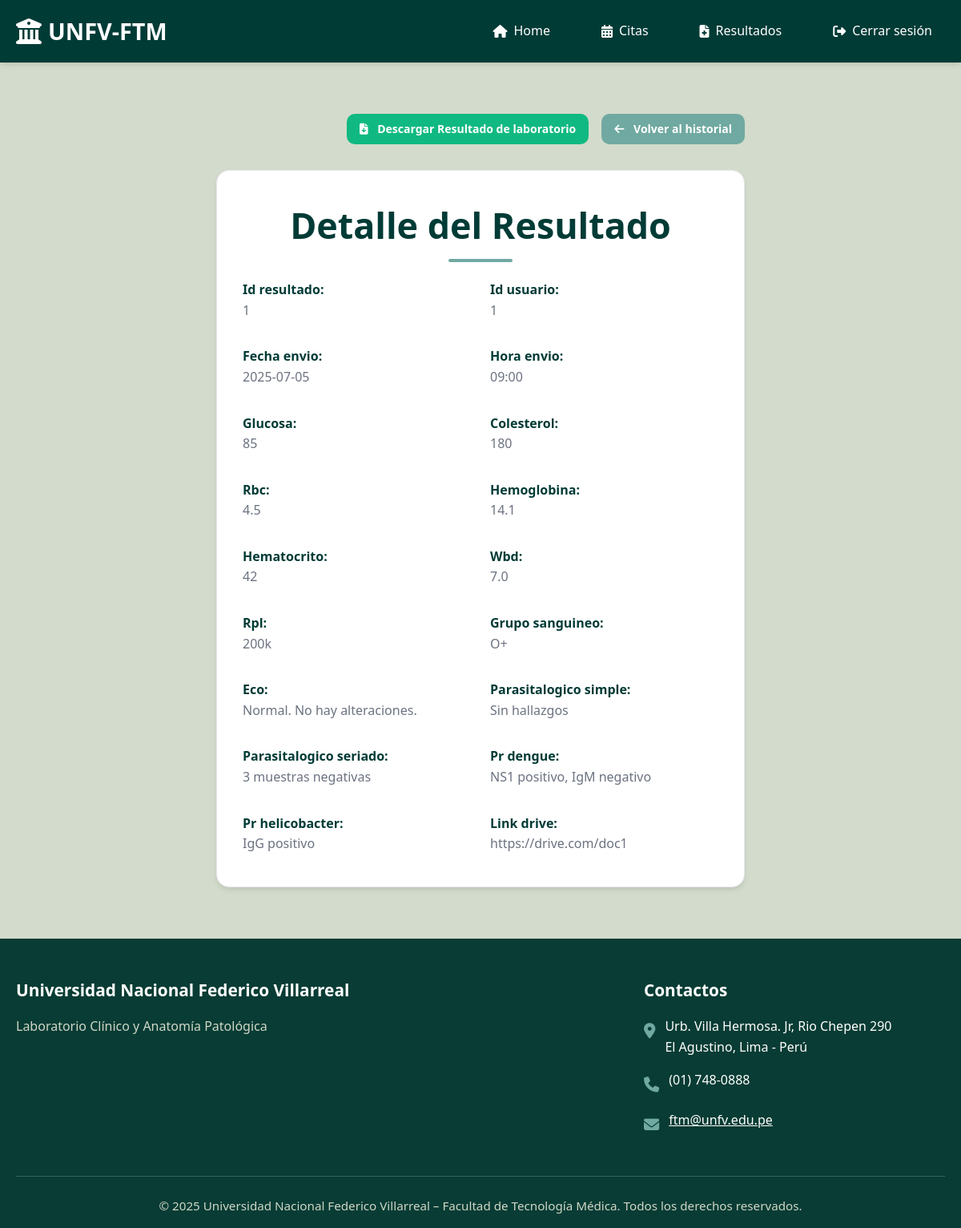
The page /ver_resultado/1 (signed in) on the database its author committed.
### tables this page shows
CREATE TABLE resultados_usuario (
                id_resultado INTEGER PRIMARY KEY,
                id_usuario INTEGER NOT NULL,
                fecha_envio VARCHAR(100),
                hora_envio VARCHAR(100),
                glucosa VARCHAR(100),
                colesterol VARCHAR(100),
                rbc VARCHAR(100),
                hemoglobina VARCHAR(100),
                hematocrito VARCHAR(100),
                wbd VARCHAR(100),
                rpl VARCHAR(100),
                grupo_sanguineo VARCHAR(100),
                eco TEXT,
                parasitalogico_simple TEXT,
                parasitalogico_seriado TEXT,
                pr_dengue TEXT,
                pr_helicobacter TEXT,
                link_drive TEXT,
                FOREIGN KEY (id_usuario) REFERENCES usuario(id_usuario)
                    ON DELETE CASCADE
                    ON UPDATE CASCADE
            );

### app.py (the view)
@app.route('/ver_resultado/<int:id_resultado>')
def ver_resultados_especifico(id_resultado):
    if 'user_id' not in session:
        return redirect(url_for('login'))
    conn = get_db()
    cur = conn.cursor()
    cur.execute("""
        SELECT *
        FROM resultados_usuario
        WHERE id_resultado = ? AND id_usuario = ?
    """, (id_resultado, session['user_id']))
    fila = cur.fetchone()
    conn.close()
    if not fila:
        return "Resultado no encontrado o no autorizado", 404
    resultado = dict(fila)
    return render_template('ver_resultado_usuario.html', resultado=resultado)

### app.py (called while the page is built)
def get_db():
    conn = sqlite3.connect(DATABASE)
    conn.row_factory = sqlite3.Row
    return conn

@app.context_processor
def inject_user():
    return dict(user=session.get('user_name'))

### templates/ver_resultado_usuario.html (shortened to what this page needs)
{% extends 'base.html' %}
{% block content %}
<section class="section">
  <div class="container" style="max-width: 700px;">
    <div style="display: flex; justify-content: flex-end; gap: 1rem; margin-bottom: 2rem; flex-wrap: wrap;">
      <a href="{{ resultado['link_drive'] }}" class="btn btn-success btn-small" target="_blank">
        <i class="fas fa-file-download"></i> Descargar Resultado de laboratorio
      </a>
      <a href="{{ url_for('historial_resultados') }}" class="btn btn-secondary btn-small">
        <i class="fas fa-arrow-left"></i> Volver al historial
      </a>
    </div>
    <div class="card">
      <h2 class="text-center" style="margin-bottom: 2rem;">Detalle del Resultado</h2>
      <div style="display: grid; grid-template-columns: 1fr 1fr; gap: 1.5rem;">
        {% for clave, valor in resultado.items() %}
        <div style="margin-bottom: 0.5rem;">
          <label style="font-weight: bold; color: var(--primary-green);">{{ clave | replace('_', ' ') | capitalize }}:</label>
          <div style="color: var(--text-gray);">{{ valor }}</div>
        </div>
        {% endfor %}
      </div>
    </div>
  </div>
</section>
{% endblock %}

### static/css/style.css (style rules this page uses)
* { margin: 0; padding: 0; box-sizing: border-box; }
:root { --primary-dark: #012622; --primary-green: #003b36; --secondary-green: #70a9a1; --light-gray: #cfd7c7; --lightest-gray: #d3dbcc; --white: #ffffff; --text-dark: #2c3e50; --text-gray: #6b7280; --border-color: #e5e7eb; --shadow: 0 4px 6px -1px rgba(0, 0, 0, 0.1); --shadow-lg: 0 10px 15px -3px rgba(0, 0, 0, 0.1); --success: #10b981; --warning: #f59e0b; --danger: #ef4444; }
body { font-family: "Segoe UI", Tahoma, Geneva, Verdana, sans-serif; background-color: var(--lightest-gray); color: var(--text-dark); line-height: 1.6; }
.container { max-width: 1200px; margin: 0 auto; padding: 0 20px; }
.btn { display: inline-block; padding: 0.875rem 1.75rem; background: var(--primary-green); color: var(--white); text-decoration: none; border-radius: 10px; border: none; font-size: 1rem; font-weight: 600; cursor: pointer; transition: all 0.3s ease; text-align: center; position: relative; overflow: hidden; }
.btn-secondary { background: var(--secondary-green); }
.btn-success { background: var(--success); }
.btn-small { padding: 0.5rem 1rem; font-size: 0.875rem; }
.btn i { margin-right: 0.5rem; }
.section { padding: 4rem 0; }
.section h2 { color: var(--primary-green); text-align: center; margin-bottom: 3rem; font-size: 2.8rem; font-weight: 700; position: relative; }
.section h2::after { content: ""; position: absolute; bottom: -10px; left: 50%; transform: translateX(-50%); width: 80px; height: 4px; background: var(--secondary-green); border-radius: 2px; }
.card { background: var(--white); padding: 2rem; border-radius: 16px; box-shadow: var(--shadow); transition: all 0.3s ease; border: 1px solid var(--border-color); position: relative; }
.text-center { text-align: center; }
.feature-card, .news-card, .card { animation: fadeInUp 0.6s ease-out; }

### rows shown on the page
resultados_usuario: clave "Fecha envio", fecha_envio "2025-07-05", clave "Hora envio", hora_envio "09:00", clave "Glucosa", glucosa "85", clave "Colesterol", colesterol "180", clave "Rbc", rbc "4.5", clave "Hemoglobina", hemoglobina "14.1", clave "Hematocrito", hematocrito "42", clave "Wbd", wbd "7.0", clave "Rpl", rpl "200k", clave "Grupo sanguineo", grupo_sanguineo "O+", clave "Eco", eco "Normal. No hay alteraciones.", clave "Parasitalogico simple", parasitalogico_simple "Sin hallazgos", clave "Parasitalogico seriado", parasitalogico_seriado "3 muestras negativas", clave "Pr dengue", pr_dengue "NS1 positivo, IgM negativo", clave "Pr helicobacter", pr_helicobacter "IgG positivo", clave "Link drive", link_drive "https://drive.com/doc1"

### other values the page prints
{{ clave | replace('_', ' ') | capitalize }} "Id resultado" "Id usuario"
{{ valor }} "1" "1"
{{ current_year or 2025 }} "2025"
